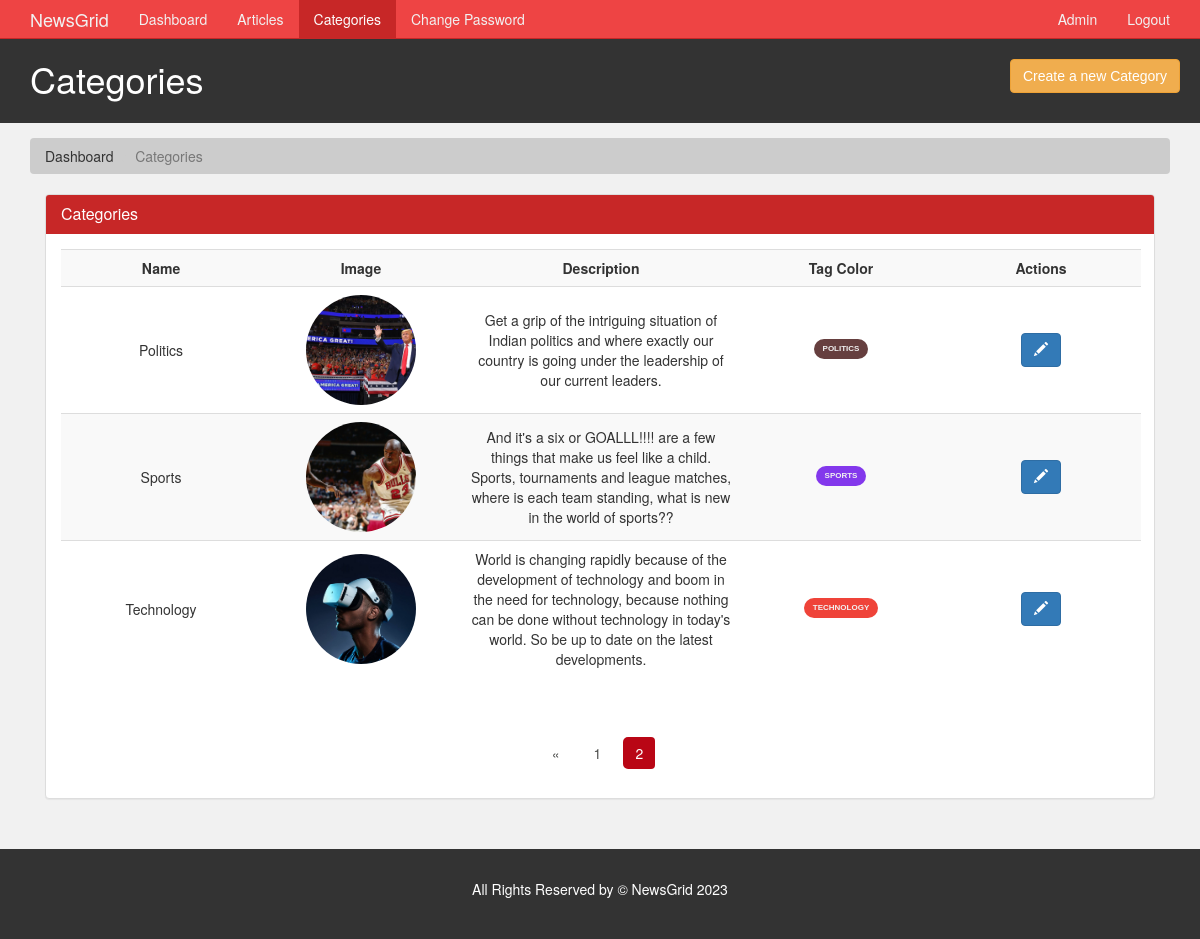
The page /admin/categories.php?page=2 (signed in) on the database its author committed.
### tables this page shows
CREATE TABLE `category` (
  `category_id` int(11) NOT NULL,
  `category_name` varchar(45) NOT NULL,
  `category_color` varchar(35) NOT NULL,
  `category_image` varchar(250) NOT NULL,
  `category_description` varchar(350) NOT NULL
);

### admin/categories.php (the view, shortened to what this page needs)
<?php
  require('./includes/nav.inc.php');
?>
<section id="breadcrumb">
  <div class="container">
    <ol class="breadcrumb">
      <li><a href="./index.php">Dashboard</a></li>
      <li class="active">Categories</li>
    </ol>
  </div>
</section>
<section id="main">
  <div class="container">
    <div class="col-md-12">
      <?php
        $limit = 5;
        if(isset($_GET['page'])) {
          $page = $_GET['page'];
        }else {
          $page = 1;
        }
        $offset = ($page - 1) * $limit;
        $sql = "SELECT *
                FROM category
                ORDER BY category_name ASC
                LIMIT {$offset},{$limit}";
        $result = mysqli_query($con,$sql);
        $row = mysqli_num_rows($result);
      ?>
      <div class="panel panel-default">
        <div class="panel-heading main-color-bg">
          <h3 class="panel-title">Categories</h3>
        </div>
        <div class="panel-body">
          <table class="table table-striped table-hover article-list">
            <tr>
              <th style="min-width: 80px; text-align:center">Name</th>
              <th style="min-width: 100px">Image</th>
              <th style="min-width: 280px">Description</th>
              <th style="min-width: 20px">Tag Color</th>
              <th style="min-width: 20px">Actions</th>
            </tr>
            <?php
                if($row > 0) {
                  while($data = mysqli_fetch_assoc($result)) {
                    $category_name = $data['category_name'];
                    $category_id = $data['category_id'];
                    $category_desc = $data['category_description'];
                    $category_image = $data['category_image'];
                    $category_color = $data['category_color'];
                    echo '
                      <tr>
                        <td style="text-align:center;">
                          '.$category_name.'
                        </td>
                        <td>
                          <img src="../assets/images/category/'.$category_image.'" />
                        </td>
                        <td>
                          '.$category_desc.'
                        </td>
                        <td>
                          <div class="tag '.$category_color.'">'.$category_name.'</div>
                        </td>
                        <td>
                          <a class="btn btn-primary" href="./edit-category.php?id='.$category_id.'">
                            <span class="glyphicon glyphicon-pencil"></span>
                          </a>
                        </td>
                      </tr>
                    ';
                  }
                }
              ?>
          </table>
        </div>
        <div class="text-center">
          <ul class="pagination pg-red">
            <?php
              $paginationQuery = "SELECT * FROM category";
              $paginationResult = mysqli_query($con, $paginationQuery);
              if(mysqli_num_rows($paginationResult) > 0) {
                $total_categories = mysqli_num_rows($paginationResult);
                $total_page = ceil($total_categories / $limit);
                if($page > 1) {
                  echo '
                    <li class="page-item">
                      <a href="categories.php?page='.($page - 1).'" class="page-link">
                        <span>&laquo;</span>
                      </a>
                    </li>';
                }
                for($i = 1; $i <= $total_page; $i++) {
                  $active = "";
                  if($i == $page) {
                    $active = "active";
                  }
                  echo '<li class="page-item '.$active.'"><a href="./categories.php?page='.$i.'" class="page-link">'.$i.'</a></li>';
                }
              }
            ?>
          </ul>
        </div>
      </div>
    </div>
  </div>
</section>
<?php
  require('./includes/footer.inc.php')
?>

### assets/css/partials/4-component.css (style rules this page uses)
.container { width: 100%; padding-right: 15px; padding-left: 15px; margin-right: auto; margin-left: auto; }
.tag { display: inline-block; font-family: var(--ff-nunito); font-size: var(--ts-sml); font-weight: 800; text-transform: uppercase; color: var(--light-color); padding: 0.4rem 0.9rem; border-radius: 14px; margin-bottom: 0.5rem; }
.tag-orange { background: var(--tag-orange-color); }
.tag-purple { background: var(--tag-purple-color); }
.tag-brown { background: var(--tag-brown-color); }
.btn { display: inline-block; border: none; background: var(--dark-color); color: #fff; text-decoration: none; font-family: var(--ff-nunito); padding: 0.5rem 0.75rem; border-radius: var(--border-radius); transition: all 200ms ease-in-out; }
.btn-primary { background: var(--primary-color); }
.pagination { display: inline-block; }
.pagination a { float: left; padding: 8px 16px; margin: 2px; transition: all 200ms ease-in-out; }

### assets/css/admin/style.css (style rules this page uses)
body { background: var(--light-color); }
.main-color-bg { background-color: var(--primary-color) !important; border-color: var(--primary-color) !important; color: #ffffff !important; }
.breadcrumb { background: #cccccc; color: #333333; }
.breadcrumb a { color: #333333; }
.article-list td img { border-radius: 50%; object-fit: cover; height: 11rem; text-align: left; width: 11rem; }
.article-list td:not(:first-child), .article-list th:not(:first-child) { text-align: center; }
.article-list th, .article-list td { min-width: 200px; vertical-align: middle !important; }
.pagination > li > a, .pagination > li > span { border-radius: var(--border-radius); margin: 5px; border: none; color: var(--dark-color); cursor: pointer; }
.pagination > .active > a, .pagination > .active > a:focus, .pagination > .active > a:hover, .pagination > .active > span, .pagination > .active > span:focus, .pagination > .active > span:hover { z-index: 3; color: #fff; cursor: default; background-color: var(--active-color); border-color: none; }
#main { min-height: 57.2vh; }

### assets/css/partials/1-variables.css (style rules this page uses)
:root { --primary-color: #c72727; --secondary-color: #f99500; --light-color: #f1f1f1; --dark-color: #50514f; --black-color: #333333; --tag-trend-color: #fa163f; --tag-yellow-color: #ffbe0b; --tag-purple-color: #8338ec; --tag-blue-color: #3a86ff; --tag-green-color: #00ff73; --tag-orange-color: #ef4339; --tag-pink-color: #ff0a54; --tag-brown-color: #663f3f; --hover-color: #ee4444; --active-color: #b90615; --ts-vs: 0.56rem; --ts-sml: 0.8rem; --ts-md: 1.1rem; --ts-lg: 1.25rem; --hs-vs: 1.3rem; --hs-sml: 2rem; --hs-md: 2.5rem; --hs-lg: 3rem; --ff-monts: 'Poppins', sans-serif; --ff-nunito: 'Poppins', sans-serif; --ff-noto: 'Poppins', sans-serif; --ff-robo: 'Poppins', sans-serif; --border-radius: 5px; }

### rows shown on the page
category: category_name "Politics", category_image (picture), category_description "Get a grip of the intriguing situation of Indian politics and where exactly our country is going under the leadership of our current leaders.", category_name "POLITICS"
category: category_name "Sports", category_image (picture), category_description "And it's a six or GOALLL!!!! are a few things that make us feel like a child. Sports, tournaments and league matches, where is each team standing, what is new in the world of sports??", category_name "SPORTS"
category: category_name "Technology", category_image (picture), category_description "World is changing rapidly because of the development of technology and boom in the need for technology, because nothing can be done without technology in today's world. So be up to date on the latest developments.", category_name "TECHNOLOGY"

### other values the page prints
$admin_name "Admin"
$page_title "Categories"
